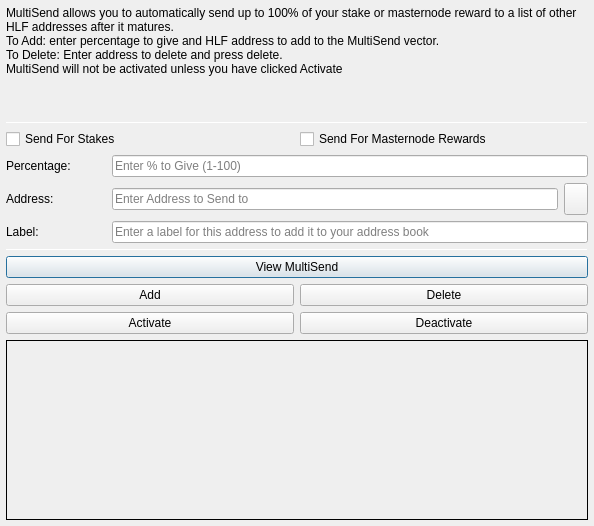
<?xml version="1.0" encoding="UTF-8"?>
<ui version="4.0">
 <class>MultiSendDialog</class>
 <widget class="QDialog" name="MultiSendDialog">
  <property name="windowModality">
   <enum>Qt::NonModal</enum>
  </property>
  <property name="geometry">
   <rect>
    <x>0</x>
    <y>0</y>
    <width>594</width>
    <height>526</height>
   </rect>
  </property>
  <property name="windowTitle">
   <string>MultiSend</string>
  </property>
  <layout class="QVBoxLayout" name="verticalLayout" stretch="0">
   <property name="leftMargin">
    <number>6</number>
   </property>
   <property name="topMargin">
    <number>6</number>
   </property>
   <property name="rightMargin">
    <number>6</number>
   </property>
   <property name="bottomMargin">
    <number>6</number>
   </property>
   <item>
    <layout class="QVBoxLayout" name="verticalLayout_Main" stretch="1,1,1,0,1,1,1">
     <item>
      <widget class="QLabel" name="label_2">
       <property name="lineWidth">
        <number>1</number>
       </property>
       <property name="text">
        <string>MultiSend allows you to automatically send up to 100% of your stake or masternode reward to a list of other HLF addresses after it matures.
To Add: enter percentage to give and HLF address to add to the MultiSend vector.
To Delete: Enter address to delete and press delete.
MultiSend will not be activated unless you have clicked Activate</string>
       </property>
       <property name="alignment">
        <set>Qt::AlignLeading|Qt::AlignLeft|Qt::AlignTop</set>
       </property>
       <property name="wordWrap">
        <bool>true</bool>
       </property>
      </widget>
     </item>
     <item>
      <widget class="Line" name="line">
       <property name="minimumSize">
        <size>
         <width>0</width>
         <height>1</height>
        </size>
       </property>
       <property name="maximumSize">
        <size>
         <width>16777215</width>
         <height>1</height>
        </size>
       </property>
       <property name="orientation">
        <enum>Qt::Horizontal</enum>
       </property>
      </widget>
     </item>
     <item>
      <layout class="QVBoxLayout" name="verticalLayout_Settings">
       <item>
        <layout class="QHBoxLayout" name="horizontalLayout">
         <item>
          <widget class="QCheckBox" name="multiSendStakeCheckBox">
           <property name="text">
            <string>Send For Stakes</string>
           </property>
          </widget>
         </item>
         <item>
          <widget class="QCheckBox" name="multiSendMasternodeCheckBox">
           <property name="text">
            <string>Send For Masternode Rewards</string>
           </property>
          </widget>
         </item>
        </layout>
       </item>
       <item>
        <layout class="QHBoxLayout" name="horizontalLayout_6">
         <item>
          <widget class="QLabel" name="label">
           <property name="minimumSize">
            <size>
             <width>100</width>
             <height>0</height>
            </size>
           </property>
           <property name="toolTip">
            <string>Percentage of stake to send</string>
           </property>
           <property name="text">
            <string>Percentage:</string>
           </property>
          </widget>
         </item>
         <item>
          <widget class="QLineEdit" name="multiSendPercentEdit">
           <property name="toolTip">
            <string>Enter whole numbers 1 - 100</string>
           </property>
           <property name="placeholderText">
            <string>Enter % to Give (1-100)</string>
           </property>
          </widget>
         </item>
        </layout>
       </item>
       <item>
        <layout class="QHBoxLayout" name="horizontalLayout_7">
         <item>
          <widget class="QLabel" name="label_5">
           <property name="minimumSize">
            <size>
             <width>100</width>
             <height>0</height>
            </size>
           </property>
           <property name="toolTip">
            <string>Address to send portion of stake to</string>
           </property>
           <property name="text">
            <string>Address:</string>
           </property>
          </widget>
         </item>
         <item>
          <widget class="QLineEdit" name="multiSendAddressEdit">
           <property name="toolTip">
            <string/>
           </property>
           <property name="placeholderText">
            <string>Enter Address to Send to</string>
           </property>
          </widget>
         </item>
         <item>
          <widget class="QToolButton" name="addressBookButton">
           <property name="maximumSize">
            <size>
             <width>16777215</width>
             <height>32</height>
            </size>
           </property>
           <property name="toolTip">
            <string>Choose an address from the address book</string>
           </property>
           <property name="text">
            <string/>
           </property>
           <property name="icon">
            <iconset resource="../happyleaf.qrc">
             <normaloff>:/icons/address-book</normaloff>:/icons/address-book</iconset>
           </property>
           <property name="shortcut">
            <string>Alt+A</string>
           </property>
          </widget>
         </item>
        </layout>
       </item>
      </layout>
     </item>
     <item>
      <layout class="QHBoxLayout" name="horizontalLayout_3">
       <item>
        <widget class="QLabel" name="label_3">
         <property name="minimumSize">
          <size>
           <width>100</width>
           <height>0</height>
          </size>
         </property>
         <property name="text">
          <string>Label:</string>
         </property>
        </widget>
       </item>
       <item>
        <widget class="QLineEdit" name="labelAddressLabelEdit">
         <property name="placeholderText">
          <string>Enter a label for this address to add it to your address book</string>
         </property>
        </widget>
       </item>
      </layout>
     </item>
     <item>
      <widget class="Line" name="line_2">
       <property name="minimumSize">
        <size>
         <width>0</width>
         <height>1</height>
        </size>
       </property>
       <property name="maximumSize">
        <size>
         <width>16777215</width>
         <height>1</height>
        </size>
       </property>
       <property name="orientation">
        <enum>Qt::Horizontal</enum>
       </property>
      </widget>
     </item>
     <item>
      <layout class="QVBoxLayout" name="verticalLayout_Buttons">
       <item>
        <layout class="QHBoxLayout" name="horizontalLayout_4">
         <item>
          <widget class="QPushButton" name="viewButton">
           <property name="toolTip">
            <string/>
           </property>
           <property name="statusTip">
            <string>View MultiSend Vector</string>
           </property>
           <property name="text">
            <string>View MultiSend</string>
           </property>
          </widget>
         </item>
        </layout>
       </item>
       <item>
        <layout class="QHBoxLayout" name="horizontalLayout_2">
         <item>
          <widget class="QPushButton" name="addButton">
           <property name="toolTip">
            <string/>
           </property>
           <property name="statusTip">
            <string>Add to MultiSend Vector</string>
           </property>
           <property name="text">
            <string>Add</string>
           </property>
          </widget>
         </item>
         <item>
          <widget class="QPushButton" name="deleteButton">
           <property name="toolTip">
            <string/>
           </property>
           <property name="statusTip">
            <string>Delete Address From MultiSend Vector</string>
           </property>
           <property name="text">
            <string>Delete</string>
           </property>
          </widget>
         </item>
        </layout>
       </item>
       <item>
        <layout class="QHBoxLayout" name="horizontalLayout_5">
         <item>
          <widget class="QPushButton" name="activateButton">
           <property name="statusTip">
            <string>Activate MultiSend</string>
           </property>
           <property name="text">
            <string>Activate</string>
           </property>
          </widget>
         </item>
         <item>
          <widget class="QPushButton" name="disableButton">
           <property name="statusTip">
            <string>Deactivate MultiSend</string>
           </property>
           <property name="text">
            <string>Deactivate</string>
           </property>
          </widget>
         </item>
        </layout>
       </item>
      </layout>
     </item>
     <item>
      <widget class="QLabel" name="message">
       <property name="minimumSize">
        <size>
         <width>0</width>
         <height>180</height>
        </size>
       </property>
       <property name="frameShape">
        <enum>QFrame::Panel</enum>
       </property>
       <property name="frameShadow">
        <enum>QFrame::Plain</enum>
       </property>
       <property name="lineWidth">
        <number>1</number>
       </property>
       <property name="midLineWidth">
        <number>1</number>
       </property>
       <property name="text">
        <string/>
       </property>
       <property name="alignment">
        <set>Qt::AlignLeading|Qt::AlignLeft|Qt::AlignTop</set>
       </property>
       <property name="wordWrap">
        <bool>true</bool>
       </property>
      </widget>
     </item>
    </layout>
   </item>
  </layout>
 </widget>
 <resources>
  <include location="../happyleaf.qrc"/>
 </resources>
 <connections/>
</ui>
